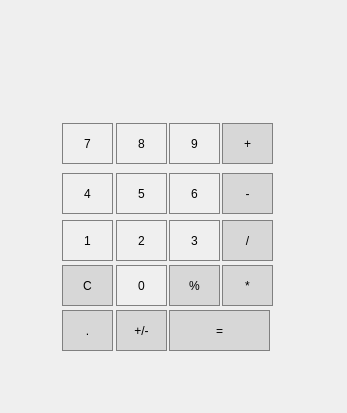
<?xml version="1.0" encoding="UTF-8"?>
<ui version="4.0">
 <class>Dialog</class>
 <widget class="QDialog" name="Dialog">
  <property name="geometry">
   <rect>
    <x>0</x>
    <y>0</y>
    <width>347</width>
    <height>413</height>
   </rect>
  </property>
  <property name="windowTitle">
   <string>Dialog</string>
  </property>
  <widget class="QPushButton" name="btnFive">
   <property name="geometry">
    <rect>
     <x>116</x>
     <y>173</y>
     <width>51</width>
     <height>41</height>
    </rect>
   </property>
   <property name="styleSheet">
    <string notr="true">/* Digits 0-9 Stylesheet */
QPushButton {
   border: 1px solid gray;
}
QPushButton:pressed {
    background-color: qlineargradient(x1: 0, y1: 0, x2: 0, y2: 1,
                                      stop: 0 #dadbde, stop: 1 #f6f7fa);
}

</string>
   </property>
   <property name="text">
    <string>5</string>
   </property>
  </widget>
  <widget class="QPushButton" name="btnClear">
   <property name="geometry">
    <rect>
     <x>62</x>
     <y>265</y>
     <width>51</width>
     <height>41</height>
    </rect>
   </property>
   <property name="styleSheet">
    <string notr="true">QPushButton {
  background-color: rgb(215, 215, 215);
  border: 1px solid gray;
}
QPushButton:pressed {
    background-color: qlineargradient(x1: 0, y1: 0, x2: 0, y2: 1,
                                      stop: 0 #BEBEBE, stop: 1 #D7D7D7);
}</string>
   </property>
   <property name="text">
    <string>C</string>
   </property>
  </widget>
  <widget class="QPushButton" name="btnSix">
   <property name="geometry">
    <rect>
     <x>169</x>
     <y>173</y>
     <width>51</width>
     <height>41</height>
    </rect>
   </property>
   <property name="styleSheet">
    <string notr="true">/* Digits 0-9 Stylesheet */
QPushButton {
   border: 1px solid gray;
}
QPushButton:pressed {
    background-color: qlineargradient(x1: 0, y1: 0, x2: 0, y2: 1,
                                      stop: 0 #dadbde, stop: 1 #f6f7fa);
}

</string>
   </property>
   <property name="text">
    <string>6</string>
   </property>
  </widget>
  <widget class="QPushButton" name="btnThree">
   <property name="geometry">
    <rect>
     <x>169</x>
     <y>220</y>
     <width>51</width>
     <height>41</height>
    </rect>
   </property>
   <property name="styleSheet">
    <string notr="true">/* Digits 0-9 Stylesheet */
QPushButton {
   border: 1px solid gray;
}
QPushButton:pressed {
    background-color: qlineargradient(x1: 0, y1: 0, x2: 0, y2: 1,
                                      stop: 0 #dadbde, stop: 1 #f6f7fa);
}

</string>
   </property>
   <property name="text">
    <string>3</string>
   </property>
  </widget>
  <widget class="QPushButton" name="btnPlus">
   <property name="geometry">
    <rect>
     <x>222</x>
     <y>123</y>
     <width>51</width>
     <height>41</height>
    </rect>
   </property>
   <property name="styleSheet">
    <string notr="true">QPushButton {
  background-color: rgb(215, 215, 215);
  border: 1px solid gray;
}
QPushButton:pressed {
    background-color: qlineargradient(x1: 0, y1: 0, x2: 0, y2: 1,
                                      stop: 0 #BEBEBE, stop: 1 #D7D7D7);
}</string>
   </property>
   <property name="text">
    <string>+</string>
   </property>
   <property name="checkable">
    <bool>true</bool>
   </property>
  </widget>
  <widget class="QPushButton" name="btnZero">
   <property name="geometry">
    <rect>
     <x>116</x>
     <y>265</y>
     <width>51</width>
     <height>41</height>
    </rect>
   </property>
   <property name="styleSheet">
    <string notr="true">/* Digits 0-9 Stylesheet */
QPushButton {
   border: 1px solid gray;
}
QPushButton:pressed {
    background-color: qlineargradient(x1: 0, y1: 0, x2: 0, y2: 1,
                                      stop: 0 #dadbde, stop: 1 #f6f7fa);
}

</string>
   </property>
   <property name="text">
    <string>0</string>
   </property>
  </widget>
  <widget class="QPushButton" name="btnDivide">
   <property name="geometry">
    <rect>
     <x>222</x>
     <y>220</y>
     <width>51</width>
     <height>41</height>
    </rect>
   </property>
   <property name="styleSheet">
    <string notr="true">QPushButton {
  background-color: rgb(215, 215, 215);
  border: 1px solid gray;
}
QPushButton:pressed {
    background-color: qlineargradient(x1: 0, y1: 0, x2: 0, y2: 1,
                                      stop: 0 #BEBEBE, stop: 1 #D7D7D7);
}</string>
   </property>
   <property name="text">
    <string>/</string>
   </property>
   <property name="checkable">
    <bool>true</bool>
   </property>
  </widget>
  <widget class="QPushButton" name="btnMinus">
   <property name="geometry">
    <rect>
     <x>222</x>
     <y>173</y>
     <width>51</width>
     <height>41</height>
    </rect>
   </property>
   <property name="styleSheet">
    <string notr="true">QPushButton {
  background-color: rgb(215, 215, 215);
  border: 1px solid gray;
}
QPushButton:pressed {
    background-color: qlineargradient(x1: 0, y1: 0, x2: 0, y2: 1,
                                      stop: 0 #BEBEBE, stop: 1 #D7D7D7);
}</string>
   </property>
   <property name="text">
    <string>-</string>
   </property>
   <property name="checkable">
    <bool>true</bool>
   </property>
  </widget>
  <widget class="QPushButton" name="btnNine">
   <property name="geometry">
    <rect>
     <x>169</x>
     <y>123</y>
     <width>51</width>
     <height>41</height>
    </rect>
   </property>
   <property name="styleSheet">
    <string notr="true">/* Digits 0-9 Stylesheet */
QPushButton {
   border: 1px solid gray;
}
QPushButton:pressed {
    background-color: qlineargradient(x1: 0, y1: 0, x2: 0, y2: 1,
                                      stop: 0 #dadbde, stop: 1 #f6f7fa);
}

</string>
   </property>
   <property name="text">
    <string>9</string>
   </property>
  </widget>
  <widget class="QPushButton" name="btnEight">
   <property name="geometry">
    <rect>
     <x>116</x>
     <y>123</y>
     <width>51</width>
     <height>41</height>
    </rect>
   </property>
   <property name="styleSheet">
    <string notr="true">/* Digits 0-9 Stylesheet */
QPushButton {
   border: 1px solid gray;
}
QPushButton:pressed {
    background-color: qlineargradient(x1: 0, y1: 0, x2: 0, y2: 1,
                                      stop: 0 #dadbde, stop: 1 #f6f7fa);
}

</string>
   </property>
   <property name="text">
    <string>8</string>
   </property>
  </widget>
  <widget class="QPushButton" name="btnOne">
   <property name="geometry">
    <rect>
     <x>62</x>
     <y>220</y>
     <width>51</width>
     <height>41</height>
    </rect>
   </property>
   <property name="styleSheet">
    <string notr="true">/* Digits 0-9 Stylesheet */
QPushButton {
   border: 1px solid gray;
}
QPushButton:pressed {
    background-color: qlineargradient(x1: 0, y1: 0, x2: 0, y2: 1,
                                      stop: 0 #dadbde, stop: 1 #f6f7fa);
}

</string>
   </property>
   <property name="text">
    <string>1</string>
   </property>
  </widget>
  <widget class="QLabel" name="label">
   <property name="geometry">
    <rect>
     <x>60</x>
     <y>60</y>
     <width>211</width>
     <height>41</height>
    </rect>
   </property>
   <property name="styleSheet">
    <string notr="true">QLabel {
  qproperty-alignment: 'AlignVCenter | AlignRight';
  border: 1px solid gray;
}

background-color : white;
</string>
   </property>
   <property name="text">
    <string/>
   </property>
  </widget>
  <widget class="QPushButton" name="btnEqual">
   <property name="geometry">
    <rect>
     <x>169</x>
     <y>310</y>
     <width>101</width>
     <height>41</height>
    </rect>
   </property>
   <property name="styleSheet">
    <string notr="true">QPushButton {
  background-color: rgb(215, 215, 215);
  border: 1px solid gray;
}
QPushButton:pressed {
    background-color: qlineargradient(x1: 0, y1: 0, x2: 0, y2: 1,
                                      stop: 0 #BEBEBE, stop: 1 #D7D7D7);
}</string>
   </property>
   <property name="text">
    <string>=</string>
   </property>
  </widget>
  <widget class="QPushButton" name="btnFour">
   <property name="geometry">
    <rect>
     <x>62</x>
     <y>173</y>
     <width>51</width>
     <height>41</height>
    </rect>
   </property>
   <property name="styleSheet">
    <string notr="true">/* Digits 0-9 Stylesheet */
QPushButton {
   border: 1px solid gray;
}
QPushButton:pressed {
    background-color: qlineargradient(x1: 0, y1: 0, x2: 0, y2: 1,
                                      stop: 0 #dadbde, stop: 1 #f6f7fa);
}

</string>
   </property>
   <property name="text">
    <string>4</string>
   </property>
  </widget>
  <widget class="QPushButton" name="btnPercent">
   <property name="geometry">
    <rect>
     <x>169</x>
     <y>265</y>
     <width>51</width>
     <height>41</height>
    </rect>
   </property>
   <property name="styleSheet">
    <string notr="true">QPushButton {
  background-color: rgb(215, 215, 215);
  border: 1px solid gray;
}
QPushButton:pressed {
    background-color: qlineargradient(x1: 0, y1: 0, x2: 0, y2: 1,
                                      stop: 0 #BEBEBE, stop: 1 #D7D7D7);
}</string>
   </property>
   <property name="text">
    <string>%</string>
   </property>
   <property name="checkable">
    <bool>true</bool>
   </property>
  </widget>
  <widget class="QPushButton" name="btnMultiply">
   <property name="geometry">
    <rect>
     <x>222</x>
     <y>265</y>
     <width>51</width>
     <height>41</height>
    </rect>
   </property>
   <property name="styleSheet">
    <string notr="true">QPushButton {
  background-color: rgb(215, 215, 215);
  border: 1px solid gray;
}
QPushButton:pressed {
    background-color: qlineargradient(x1: 0, y1: 0, x2: 0, y2: 1,
                                      stop: 0 #BEBEBE, stop: 1 #D7D7D7);
}</string>
   </property>
   <property name="text">
    <string>*</string>
   </property>
   <property name="checkable">
    <bool>true</bool>
   </property>
  </widget>
  <widget class="QPushButton" name="btnSeven">
   <property name="geometry">
    <rect>
     <x>62</x>
     <y>123</y>
     <width>51</width>
     <height>41</height>
    </rect>
   </property>
   <property name="styleSheet">
    <string notr="true">/* Digits 0-9 Stylesheet */
QPushButton {
   border: 1px solid gray;
}
QPushButton:pressed {
    background-color: qlineargradient(x1: 0, y1: 0, x2: 0, y2: 1,
                                      stop: 0 #dadbde, stop: 1 #f6f7fa);
}

</string>
   </property>
   <property name="text">
    <string>7</string>
   </property>
  </widget>
  <widget class="QPushButton" name="btnTwo">
   <property name="geometry">
    <rect>
     <x>116</x>
     <y>220</y>
     <width>51</width>
     <height>41</height>
    </rect>
   </property>
   <property name="styleSheet">
    <string notr="true">/* Digits 0-9 Stylesheet */
QPushButton {
   border: 1px solid gray;
}
QPushButton:pressed {
    background-color: qlineargradient(x1: 0, y1: 0, x2: 0, y2: 1,
                                      stop: 0 #dadbde, stop: 1 #f6f7fa);
}

</string>
   </property>
   <property name="text">
    <string>2</string>
   </property>
  </widget>
  <widget class="QLabel" name="String_Label">
   <property name="geometry">
    <rect>
     <x>220</x>
     <y>20</y>
     <width>91</width>
     <height>31</height>
    </rect>
   </property>
   <property name="styleSheet">
    <string notr="true">QLabel {
  qproperty-alignment: 'AlignVCenter | AlignRight';
  border: 1px solid gray;
}

background-color : white;</string>
   </property>
   <property name="text">
    <string/>
   </property>
  </widget>
  <widget class="QPushButton" name="Unary_Operator">
   <property name="geometry">
    <rect>
     <x>116</x>
     <y>310</y>
     <width>51</width>
     <height>41</height>
    </rect>
   </property>
   <property name="styleSheet">
    <string notr="true">QPushButton {
  background-color: rgb(215, 215, 215);
  border: 1px solid gray;
}
QPushButton:pressed {
    background-color: qlineargradient(x1: 0, y1: 0, x2: 0, y2: 1,
                                      stop: 0 #BEBEBE, stop: 1 #D7D7D7);
}</string>
   </property>
   <property name="text">
    <string>+/-</string>
   </property>
  </widget>
  <widget class="QPushButton" name="pushButton_2">
   <property name="geometry">
    <rect>
     <x>62</x>
     <y>310</y>
     <width>51</width>
     <height>41</height>
    </rect>
   </property>
   <property name="styleSheet">
    <string notr="true">QPushButton {
  background-color: rgb(215, 215, 215);
  border: 1px solid gray;
}
QPushButton:pressed {
    background-color: qlineargradient(x1: 0, y1: 0, x2: 0, y2: 1,
                                      stop: 0 #BEBEBE, stop: 1 #D7D7D7);
}</string>
   </property>
   <property name="text">
    <string>.</string>
   </property>
  </widget>
 </widget>
 <resources/>
 <connections/>
</ui>
